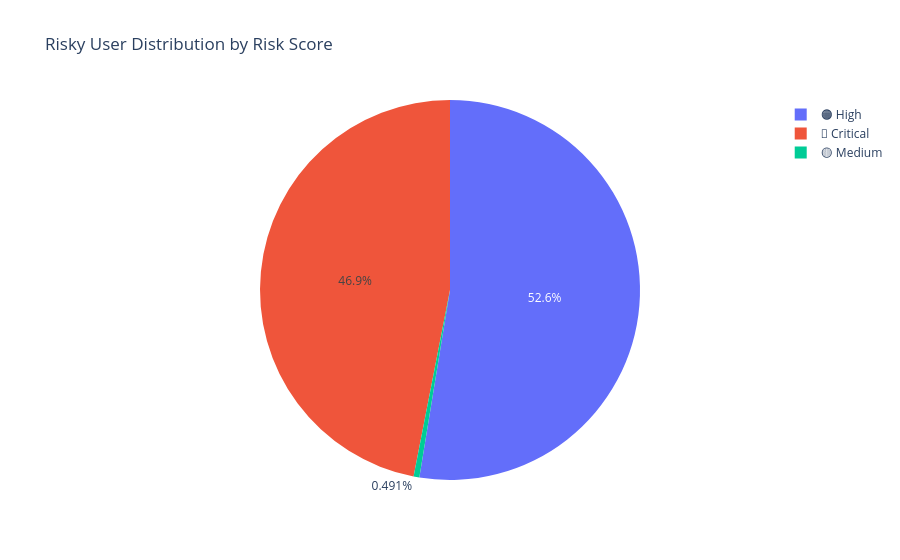

Notebook code cell kept with this figure:
### Markdown cell above
---
## 5. Risky User Correlation

Correlate Azure AD Identity Protection risk signals with sign-in activity to identify high-risk users and their behavior patterns.

### Code cell
# Query Risky Users and Risk Events
risky_users_query = f"""
// Risky Users with Sign-in Correlation
let RiskyUsersList = AADRiskyUsers
| where {TIME_RANGE}
| where RiskLevel in ("medium", "high")
| project UserPrincipalName, RiskLevel, RiskState, RiskLastUpdatedDateTime, 
          RiskDetail, UserDisplayName;
let UserRiskEvents = AADUserRiskEvents
| where {TIME_RANGE}
| summarize 
    RiskEventCount = count(),
    RiskTypes = make_set(RiskEventType),
    DetectionTypes = make_set(DetectionTimingType)
    by UserPrincipalName;
let SignInActivity = SigninLogs
| where {TIME_RANGE}
| summarize 
    TotalSignIns = count(),
    FailedSignIns = countif(ResultType != 0),
    SuccessfulSignIns = countif(ResultType == 0),
    UniqueIPs = dcount(IPAddress),
    UniqueLocations = dcount(Location),
    LastSignIn = max(TimeGenerated)
    by UserPrincipalName;
RiskyUsersList
| join kind=leftouter UserRiskEvents on UserPrincipalName
| join kind=leftouter SignInActivity on UserPrincipalName
| extend FailureRate = round(todouble(FailedSignIns) / TotalSignIns * 100, 2)
| extend RiskScore = case(
    RiskLevel == "high" and FailureRate > 50, "🔴 Critical",
    RiskLevel == "high", "🟠 High",
    RiskLevel == "medium" and FailureRate > 30, "🟠 High",
    "🟡 Medium"
)
| project UserPrincipalName, UserDisplayName, RiskLevel, RiskState, RiskScore,
          RiskEventCount, RiskTypes, TotalSignIns, FailedSignIns, FailureRate,
          UniqueIPs, UniqueLocations, LastSignIn
| order by RiskScore asc, FailedSignIns desc
"""

risky_users = run_kql(risky_users_query, "Querying risky users with sign-in correlation")

if not risky_users.empty:
    print(f"\n⚠️ Found {len(risky_users)} risky users")
    display(risky_users)
    
    # Risk Level Distribution
    fig = px.pie(risky_users, names='RiskScore', title='Risky User Distribution by Risk Score')
    fig.show()

### Figure 1 — Plotly figure (JSON) as saved in the notebook; plotly's stock layout.template omitted (floating-point values rounded to 4 significant figures; data arrays with more than 128 entries replaced by an {"elided": "..."} marker saying what was removed)
{"data": [{"domain": {"x": [0, 1], "y": [0, 1]}, "hovertemplate": "RiskScore=%{label}<extra></extra>", "labels": {"elided": "407 str values"}, "legendgroup": "", "name": "", "showlegend": true, "type": "pie"}], "layout": {"legend": {"tracegroupgap": 0}, "title": {"text": "Risky User Distribution by Risk Score"}}}
